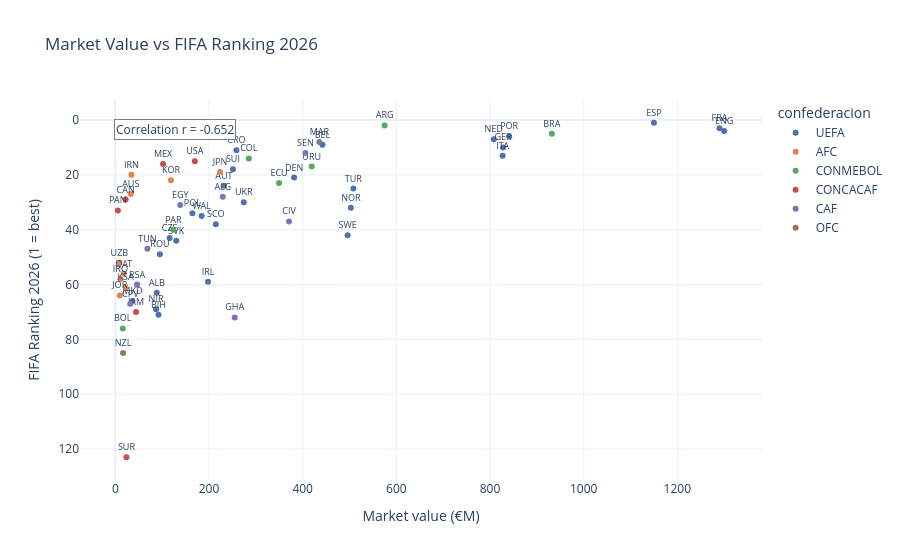

Here is the notebook cell this chart was saved with:
### Code cell
df_u = df_unified.dropna(subset=['market_value_eur_m','ranking_2026'])

fig = px.scatter(
    df_u,
    x='market_value_eur_m', y='ranking_2026',
    color='confederacion', text='country_code',
    color_discrete_map=CONF_PALETTE,
    title='Market Value vs FIFA Ranking 2026',
    labels={'market_value_eur_m': 'Market value (€M)', 'ranking_2026': 'FIFA Ranking 2026'},
    hover_data=['nombre_completo','status'],
    template='plotly_white', width=900, height=560
)
fig.update_yaxes(autorange='reversed', title='FIFA Ranking 2026 (1 = best)')
fig.update_traces(textposition='top center', textfont_size=9)
r = df_u[['market_value_eur_m','ranking_2026']].corr().iloc[0,1]
fig.add_annotation(x=0.05, y=0.95, xref='paper', yref='paper',
                   text=f'Correlation r = {r:.3f}', showarrow=False,
                   bgcolor='white', bordercolor='gray')
fig.show()

### Figure 1 — Plotly figure (JSON) as saved in the notebook; plotly's stock layout.template omitted (floating-point values rounded to 4 significant figures)
{"data": [{"customdata": [["Norway", "confirmed"], ["England", "confirmed"], ["Croatia", "confirmed"], ["Netherlands", "confirmed"], ["Austria", "confirmed"], ["Belgium", "confirmed"], ["Spain", "confirmed"], ["France", "confirmed"], ["Germany", "confirmed"], ["Switzerland", "confirmed"], ["Scotland", "confirmed"], ["Portugal", "confirmed"], ["Italy", "playoff"], ["Bosnia and Herzegovina", "playoff"], ["Poland", "playoff"], ["Czech Republic", "playoff"], ["Wales", "playoff"], ["Albania", "playoff"], ["North Macedonia", "playoff"], ["Romania", "playoff"], ["Turkey", "playoff"], ["Slovakia", "playoff"], ["Denmark", "playoff"], ["Republic of Ireland", "playoff"], ["Ukraine", "playoff"], ["Northern Ireland", "playoff"], ["Sweden", "playoff"]], "hovertemplate": "confederacion=UEFA<br>Market value (€M)=%{x}<br>FIFA Ranking 2026=%{y}<br>country_code=%{text}<br>nombre_completo=%{customdata[0]}<br>status=%{customdata[1]}<extra></extra>", "legendgroup": "UEFA", "marker": {"color": "#4C72B0", "symbol": "circle"}, "mode": "markers+text", "name": "UEFA", "orientation": "v", "showlegend": true, "text": ["NOR", "ENG", "CRO", "NED", "AUT", "BEL", "ESP", "FRA", "GER", "SUI", "SCO", "POR", "ITA", "BIH", "POL", "CZE", "WAL", "ALB", "MKD", "ROU", "TUR", "SVK", "DEN", "IRL", "UKR", "NIR", "SWE"], "textfont": {"size": 9}, "textposition": "top center", "type": "scatter", "x": [502.9, 1300, 258.5, 808, 231.9, 442.2, 1150, 1290, 828, 251, 214.4, 841, 827, 92.1, 164.3, 115.9, 184.2, 88.5, 36.35, 95.08, 508.2, 130.1, 381.6, 197.8, 274.2, 86.88, 496.0], "xaxis": "x", "y": [32, 4, 11, 7, 24, 9, 1, 3, 10, 18, 38, 6, 13, 71, 34, 43, 35, 63, 66, 49, 25, 44, 21, 59, 30, 69, 42], "yaxis": "y"}, {"customdata": [["Qatar", "confirmed"], ["Japan", "confirmed"], ["South Korea", "confirmed"], ["Iran", "confirmed"], ["Uzbekistan", "confirmed"], ["Iraq", "playoff"], ["Jordan", "confirmed"], ["Saudi Arabia", "confirmed"], ["Australia", "confirmed"]], "hovertemplate": "confederacion=AFC<br>Market value (€M)=%{x}<br>FIFA Ranking 2026=%{y}<br>country_code=%{text}<br>nombre_completo=%{customdata[0]}<br>status=%{customdata[1]}<extra></extra>", "legendgroup": "AFC", "marker": {"color": "#DD8452", "symbol": "circle"}, "mode": "markers+text", "name": "AFC", "orientation": "v", "showlegend": true, "text": ["QAT", "JPN", "KOR", "IRN", "UZB", "IRQ", "JOR", "KSA", "AUS"], "textfont": {"size": 9}, "textposition": "top center", "type": "scatter", "x": [18, 223.5, 118.8, 34.25, 8.5, 10.7, 9.3, 21.8, 32.85], "xaxis": "x", "y": [56, 19, 22, 20, 52, 58, 64, 61, 27], "yaxis": "y"}, {"customdata": [["Argentina", "confirmed"], ["Ecuador", "confirmed"], ["Colombia", "confirmed"], ["Uruguay", "confirmed"], ["Brazil", "confirmed"], ["Paraguay", "confirmed"], ["Bolivia", "playoff"]], "hovertemplate": "confederacion=CONMEBOL<br>Market value (€M)=%{x}<br>FIFA Ranking 2026=%{y}<br>country_code=%{text}<br>nombre_completo=%{customdata[0]}<br>status=%{customdata[1]}<extra></extra>", "legendgroup": "CONMEBOL", "marker": {"color": "#55A868", "symbol": "circle"}, "mode": "markers+text", "name": "CONMEBOL", "orientation": "v", "showlegend": true, "text": ["ARG", "ECU", "COL", "URU", "BRA", "PAR", "BOL"], "textfont": {"size": 9}, "textposition": "top center", "type": "scatter", "x": [575, 349.6, 285.1, 419.2, 932, 124.0, 15.78], "xaxis": "x", "y": [2, 23, 14, 17, 5, 40, 76], "yaxis": "y"}, {"customdata": [["United States", "confirmed"], ["Mexico", "confirmed"], ["Canada", "confirmed"], ["Panama", "confirmed"], ["Jamaica", "playoff"], ["Suriname", "playoff"]], "hovertemplate": "confederacion=CONCACAF<br>Market value (€M)=%{x}<br>FIFA Ranking 2026=%{y}<br>country_code=%{text}<br>nombre_completo=%{customdata[0]}<br>status=%{customdata[1]}<extra></extra>", "legendgroup": "CONCACAF", "marker": {"color": "#C44E52", "symbol": "circle"}, "mode": "markers+text", "name": "CONCACAF", "orientation": "v", "showlegend": true, "text": ["USA", "MEX", "CAN", "PAN", "JAM", "SUR"], "textfont": {"size": 9}, "textposition": "top center", "type": "scatter", "x": [169.7, 101.8, 21.88, 5.3, 44.25, 23.63], "xaxis": "x", "y": [15, 16, 29, 33, 70, 123], "yaxis": "y"}, {"customdata": [["Tunisia", "confirmed"], ["Côte d'Ivoire", "confirmed"], ["Egypt", "confirmed"], ["Ghana", "confirmed"], ["Algeria", "confirmed"], ["Senegal", "confirmed"], ["Morocco", "confirmed"], ["Cape Verde", "confirmed"], ["South Africa", "confirmed"]], "hovertemplate": "confederacion=CAF<br>Market value (€M)=%{x}<br>FIFA Ranking 2026=%{y}<br>country_code=%{text}<br>nombre_completo=%{customdata[0]}<br>status=%{customdata[1]}<extra></extra>", "legendgroup": "CAF", "marker": {"color": "#8172B2", "symbol": "circle"}, "mode": "markers+text", "name": "CAF", "orientation": "v", "showlegend": true, "text": ["TUN", "CIV", "EGY", "GHA", "ALG", "SEN", "MAR", "CPV", "RSA"], "textfont": {"size": 9}, "textposition": "top center", "type": "scatter", "x": [68.45, 370.8, 138.5, 254.8, 229.3, 405.9, 435.6, 31.83, 46.35], "xaxis": "x", "y": [47, 37, 31, 72, 28, 12, 8, 67, 60], "yaxis": "y"}, {"customdata": [["New Zealand", "confirmed"]], "hovertemplate": "confederacion=OFC<br>Market value (€M)=%{x}<br>FIFA Ranking 2026=%{y}<br>country_code=%{text}<br>nombre_completo=%{customdata[0]}<br>status=%{customdata[1]}<extra></extra>", "legendgroup": "OFC", "marker": {"color": "#937860", "symbol": "circle"}, "mode": "markers+text", "name": "OFC", "orientation": "v", "showlegend": true, "text": ["NZL"], "textfont": {"size": 9}, "textposition": "top center", "type": "scatter", "x": [16.43], "xaxis": "x", "y": [85], "yaxis": "y"}], "layout": {"annotations": [{"bgcolor": "white", "bordercolor": "gray", "showarrow": false, "text": "Correlation r = -0.652", "x": 0.05, "xref": "paper", "y": 0.95, "yref": "paper"}], "height": 560, "legend": {"title": {"text": "confederacion"}, "tracegroupgap": 0}, "title": {"text": "Market Value vs FIFA Ranking 2026"}, "width": 900, "xaxis": {"anchor": "y", "domain": [0, 1], "title": {"text": "Market value (€M)"}}, "yaxis": {"anchor": "x", "autorange": "reversed", "domain": [0, 1], "title": {"text": "FIFA Ranking 2026 (1 = best)"}}}}
